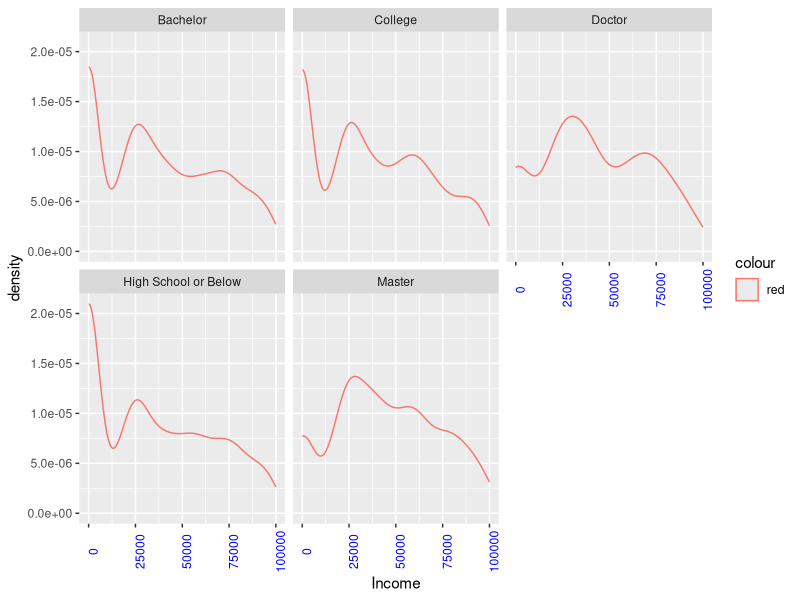
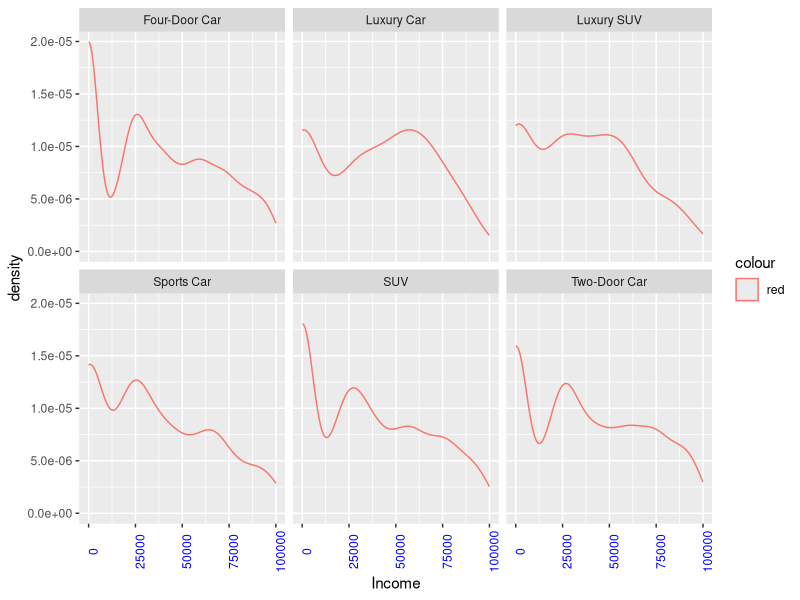
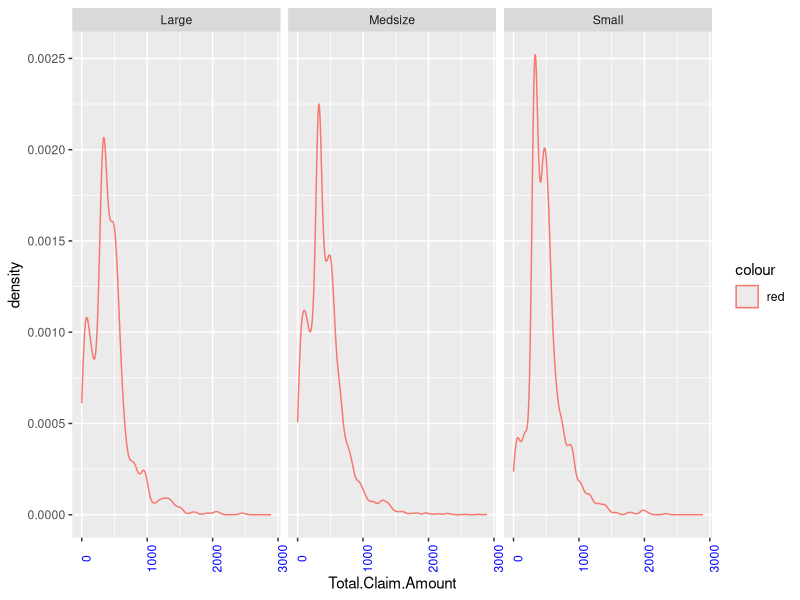
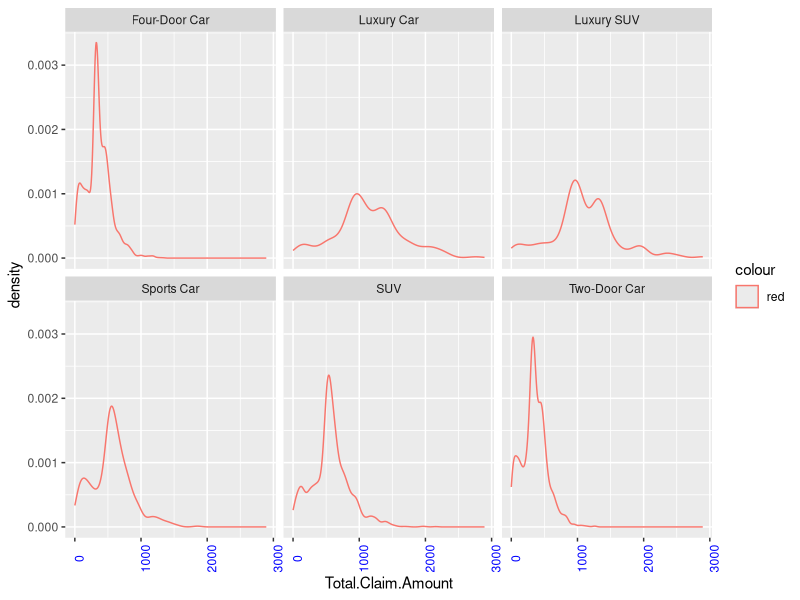
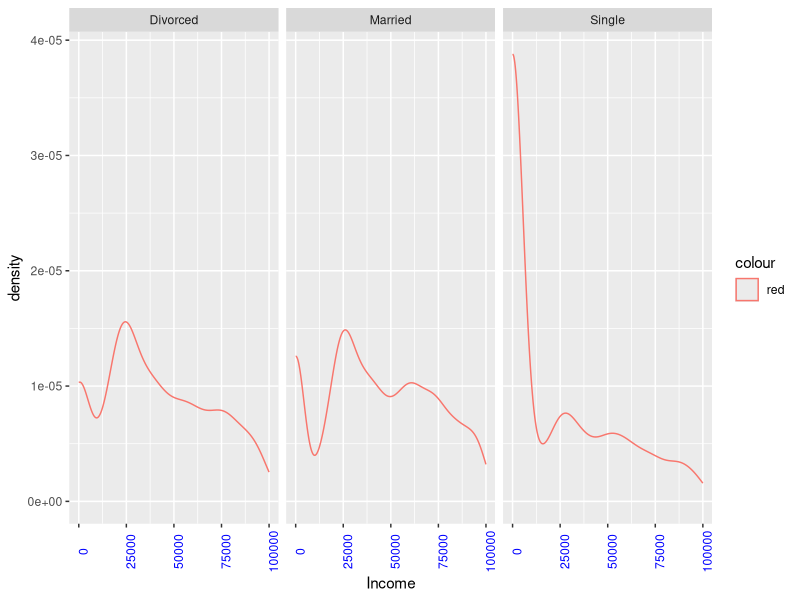

Recreate these plots in R, in order. (Note: this script raises an error after producing the figures.)
#################################################################################################################
############   PREDICTING CUSTOMER LIFETIME VALUE BY USING MACHINE LEARNING ALGORITHMS   ################
#################################################################################################################


# Required Library Packages and installation
# install.packages("magrittr") 
# install.packages("dplyr")
# install.packages('gglplot2')
# install.packages("MASS")
library(magrittr) 
library(dplyr) 
library(ggplot2)
library(MASS)

#Setting the Working Directory and Reading the Data
setwd("")
customerDataSet <- read.csv("Project_Modeled_Data.csv")
str(customerDataSet)
summary(customerDataSet)

#Choosing the Necessary Data Set ( Excluding the Customer ID ) 
miniDataSet <- customerDataSet[,2:23]
str(miniDataSet)
summary(miniDataSet)

#################################### Exploratory Data Analysis ########################################################

# DATA HAS BEEN CHECKED AND VALIDATED FOR ANY NULLS or MISSING VALUES 
# Checking for missing values
colSums(sapply(miniDataSet, is.na))

# Validing the Income Range. 35.8% of the population have more than $50,000 Income
# 35.822% of population are having more than 50,000 Income
sum((miniDataSet[, 'Income',] >= 50000)/ dim(miniDataSet)[1])*100 

# Plotting to Understand Income against Education
ggplot(data=miniDataSet,aes(Income, color= 'red')) +
  geom_density()  +
  facet_wrap(~Education) + 
  theme(axis.text.x = element_text(angle = 90, color = 'blue' ))

# Plotting to Understand Income against Vehicle Class  
ggplot(data=miniDataSet,aes(Income, color= 'red')) +
  geom_density()  +
  facet_wrap(~Vehicle.Class) + 
  theme(axis.text.x = element_text(angle = 90, color = 'blue' ))

# Plotting to Understand Total Claim Amount against Vehicle Size
ggplot(data=miniDataSet,aes(Total.Claim.Amount, color= 'red')) +
  geom_density()  +
  facet_wrap(~Vehicle.Size) + 
  theme(axis.text.x = element_text(angle = 90, color = 'blue' ))

# Plotting to Understand Total Claim Amount against Vehicle Class
ggplot(data=miniDataSet,aes(Total.Claim.Amount, color= 'red')) +
  geom_density()  +
  facet_wrap(~Vehicle.Class) + 
  theme(axis.text.x = element_text(angle = 90, color = 'blue' ))

ggplot(data=miniDataSet,aes(Income, color= 'red')) +
  geom_density()  +
  facet_wrap(~Marital.Status) + 
  theme(axis.text.x = element_text(angle = 90, color = 'blue' ))

miniDataSet %>% select(State, Income) %>% ggplot(aes(factor(State), Income)) + 
  geom_boxplot() + theme(axis.text.x = element_text(angle = 90, hjust =1)) + xlab('State')

miniDataSet %>% select(Coverage, Income) %>% ggplot(aes(factor(Coverage), Income)) + 
  geom_boxplot() + theme(axis.text.x = element_text(angle = 90, hjust =1)) + xlab('Coverage')

miniDataSet %>% select(Education, Income) %>% ggplot(aes(factor(Education), Income)) + 
  geom_boxplot() + theme(axis.text.x = element_text(angle = 90, hjust =1)) + xlab('Education')

miniDataSet %>% select(Education, Customer.Lifetime.Value) %>% ggplot(aes(factor(Education), Customer.Lifetime.Value)) + 
  geom_boxplot() + theme(axis.text.x = element_text(angle = 90, hjust =1)) + xlab('Education')

miniDataSet %>% select(Coverage, Customer.Lifetime.Value) %>% ggplot(aes(factor(Coverage), Customer.Lifetime.Value)) + 
  geom_boxplot() + theme(axis.text.x = element_text(angle = 90, hjust =1)) + xlab('Coverage')

miniDataSet %>% select(Vehicle.Class, Customer.Lifetime.Value) %>% ggplot(aes(factor(Vehicle.Class), Customer.Lifetime.Value)) + 
  geom_boxplot() + theme(axis.text.x = element_text(angle = 90, hjust =1)) + xlab('Vehicle.Class')

miniDataSet %>% select(State, Total.Claim.Amount) %>% ggplot(aes(factor(State), Total.Claim.Amount)) + 
  geom_boxplot() + theme(axis.text.x = element_text(angle = 90, hjust =1)) + xlab('State')

miniDataSet %>% select(State, Customer.Lifetime.Value) %>% ggplot(aes(factor(State), Customer.Lifetime.Value)) + 
  geom_boxplot() + theme(axis.text.x = element_text(angle = 90, hjust =1)) + xlab('State')

miniDataSet %>% select(State, Monthly.Premium.Auto) %>% ggplot(aes(factor(State), Monthly.Premium.Auto)) + 
  geom_boxplot() + theme(axis.text.x = element_text(angle = 90, hjust =1)) + xlab('State')

miniDataSet %>% select(Vehicle.Size, Coverage, Income) %>% filter(Vehicle.Size == c('Medsize', 'Large', 'Small')) %>% 
  arrange(Coverage) %>% group_by(Vehicle.Size, Coverage) %>% summarize(Count = n()) %>% ggplot(aes(Coverage, Count)) + 
  geom_bar(aes(fill = Vehicle.Size), position = 'dodge', stat = 'identity') + 
  theme_classic() +theme(axis.text.x = element_text(angle = 90, hjust =1))

miniDataSet %>% select(Vehicle.Class, Coverage, Customer.Lifetime.Value) %>% filter(Vehicle.Class == c('Two-Door Car','Four-Door Car','SUV','Luxury SUV','Luxury Car','Sports Car')) %>% 
  arrange(Coverage) %>% group_by(Vehicle.Class, Coverage) %>% summarize(Count = n()) %>% ggplot(aes(Coverage, Count)) + 
  geom_bar(aes(fill = Vehicle.Class), position = 'dodge', stat = 'identity') + 
  theme_classic() +theme(axis.text.x = element_text(angle = 90, hjust =1))

## Before Managing Outlier
boxplot(miniDataSet$Customer.Lifetime.Value, data = miniDataSet , xlab = "Customer LifeTime Value")

ggplot(miniDataSet, aes(x=Customer.Lifetime.Value)) + geom_histogram(bins = 20, col = 'blue') + theme_classic()
ggplot(miniDataSet, aes(x=Income)) + geom_histogram(bins = 30, col = 'white') + theme_classic()
ggplot(miniDataSet, aes(x=Monthly.Premium.Auto)) + geom_histogram(bins = 30, col = 'white') + theme_classic()
ggplot(miniDataSet, aes(x=Months.Since.Policy.Inception)) + geom_histogram(bins = 30, col = 'green') + theme_classic()


################################### DATA PREPROCESSING   #################################################################

############  MANAGING OUTLIERS  ######################

OutlierManagement <- function(x){
  quantiles <- quantile( x, c(.00, .97 ) )
  x[ x < quantiles[1] ] <- quantiles[1]
  x[ x > quantiles[2] ] <- quantiles[2]
  x
}
miniDataSet$Customer.Lifetime.Value <- OutlierManagement(miniDataSet$Customer.Lifetime.Value)
#write.csv(customerDataSet$Customer.Lifetime.Value, "outliers1.csv")
# min(miniDataSet$Customer.Lifetime.Value) - 1898.008
# max(miniDataSet$Customer.Lifetime.Value) - 26199.54

## After Managing Outlier
boxplot(miniDataSet$Customer.Lifetime.Value, data = miniDataSet , xlab = "Customer LifeTime Value")


############ Factoring the Data ######################

# miniDataSet$State = as.factor(miniDataSet$State)
# miniDataSet$Gender = as.factor(miniDataSet$Gender)
# miniDataSet$Vehicle.Size = as.factor(miniDataSet$Vehicle.Size)
# miniDataSet$Policy = as.factor(miniDataSet$Policy)
# miniDataSet$Coverage = as.factor(miniDataSet$Coverage)
# miniDataSet$EmploymentStatus = as.factor(miniDataSet$EmploymentStatus)
# miniDataSet$Response = as.factor(miniDataSet$Response)
# miniDataSet$Education = as.factor(miniDataSet$Education)
# miniDataSet$Location.Code = as.factor(miniDataSet$Location.Code)
# miniDataSet$Marital.Status = as.factor(miniDataSet$Marital.Status)
# miniDataSet$Policy.Type = as.factor(miniDataSet$Policy.Type)
# miniDataSet$Renew.Offer.Type = as.factor(miniDataSet$Renew.Offer.Type)
# miniDataSet$Sales.Channel = as.factor(miniDataSet$Sales.Channel)
# miniDataSet$Vehicle.Class =as.factor(miniDataSet$Vehicle.Class)
str(miniDataSet)


miniDataSet$State = factor(miniDataSet$State,
                           levels = c('Washington','Arizona','Nevada','Oregon','California'),
                           labels = c(1, 2, 3, 4, 5))

miniDataSet$Gender = factor(miniDataSet$Gender,
                            levels = c('M', 'F'),
                            labels = c(1,2))

miniDataSet$Vehicle.Size = factor(miniDataSet$Vehicle.Size,
                                  levels = c('Large','Medsize','Small'),
                                  labels = c(1,2,3))

miniDataSet$Policy = factor(miniDataSet$Policy,
                            levels = c('Corporate L1','Corporate L2','Corporate L3','Personal L1','Personal L2' ,'Personal L3', 'Special L1', 'Special L2', 'Special L3'),
                            labels = c(1,2,3,4,5,6,7,8,9))

miniDataSet$Coverage = factor(miniDataSet$Coverage,
                              levels = c('Basic','Extended','Premium'),
                              labels = c(1,2,3))

miniDataSet$EmploymentStatus = factor(miniDataSet$EmploymentStatus, 
                                      levels = c('Employed','Unemployed','Disabled','Medical Leave','Retired'),
                                      labels = c(1,2,3,4,5))

miniDataSet$Response = factor(miniDataSet$Response,
                              levels = c('No','Yes'),
                              labels = c(1,2))

miniDataSet$Education = factor(miniDataSet$Education,
                               levels = c('High School or Below', 'Bachelor','College', 'Master', 'Doctor' ),
                               labels = c(1,2,3,4,5))

miniDataSet$Location.Code = factor(miniDataSet$Location.Code,
                                   levels = c('Rural', 'Suburban', 'Urban'),
                                   labels = c(1,2,3))

miniDataSet$Marital.Status = factor(miniDataSet$Marital.Status,
                                    levels = c('Single','Married','Divorced'),
                                    labels = c(1,2,3))

miniDataSet$Policy.Type = factor(miniDataSet$Policy.Type,
                                 levels = c('Corporate Auto', 'Personal Auto', 'Special Auto'),
                                 labels = c(1,2,3))

miniDataSet$Renew.Offer.Type = factor(miniDataSet$Renew.Offer.Type,
                                      levels = c('Offer1','Offer2','Offer3','Offer4'),
                                      labels = c(1,2,3,4))

miniDataSet$Sales.Channel = factor(miniDataSet$Sales.Channel,
                                   levels = c('Agent', 'Call Center', 'Branch','Web'),
                                   labels = c(1,2,3,4))

miniDataSet$Vehicle.Class = factor(miniDataSet$Vehicle.Class,
                                   levels = c('Two-Door Car','Four-Door Car','SUV','Luxury Car','Luxury SUV', 'Sports Car'),
                                   labels = c(1,2,3,4,5,6))

############  Splitting the Dataset into trainingData  and testData ###########################

library(caTools)
set.seed(101)
split = sample.split(miniDataSet$Customer.Lifetime.Value, SplitRatio = 0.75)
trainingData = subset(miniDataSet, split == TRUE)
testData = subset(miniDataSet, split == FALSE )


############################## Random Forest Model ##############################################

library(randomForest)
library(caret)

# After multiple retries, reducing the number of trees to 20 and mtry = 5
randomforestfitting <- randomForest(Customer.Lifetime.Value ~ ., trainingData, ntree = 20, mtry = 5)
summary(randomforestfitting)

# Predicting Training data with all variables.
randomforestpredictionfulltrain <- predict(randomforestfitting, newdata = trainingData)

# Checking R Sqaured value 
R2 <- 1- (sum((trainingData$Customer.Lifetime.Value-randomforestpredictionfulltrain)^2) / sum((trainingData$Customer.Lifetime.Value - mean(trainingData$Customer.Lifetime.Value))^2))
print(R2 * 100) # 91.6743 %

#Checking RMSE
caret::RMSE(randomforestpredictionfulltrain, trainingData$Customer.Lifetime.Value) # RMSE : 1996.349

# Checking / Validating Variable Importance
varImp = importance(randomforestfitting)
varImpPlot(randomforestfitting)


#Fitting the model using only the Important Variables.
randomforestfittingwithimp <- randomForest(Customer.Lifetime.Value ~ Number.of.Policies + Monthly.Premium.Auto + 
                                             Vehicle.Class + Total.Claim.Amount + Months.Since.Last.Claim + Months.Since.Policy.Inception +
                                             Income + Policy + State + Education + Sales.Channel, trainingData, ntree = 20, mtry = 5
)

# Predicting on Train Data
randomForestpredictionTrain <- predict(randomforestfittingwithimp, newdata = trainingData)
summary(randomForestpredictionTrain)

# Checking R Sqaured value 
R2 <- 1- (sum((trainingData$Customer.Lifetime.Value-randomForestpredictionTrain)^2) / sum((trainingData$Customer.Lifetime.Value - mean(trainingData$Customer.Lifetime.Value))^2))
print(R2 * 100) # R Squared Value :- 92.83247 %


# Predicting for Test Data
randomForestpredictionTest <- predict(randomforestfittingwithimp, newdata =  testData)
summary(randomForestpredictionTest)

#Calculating R Squared for Test data
R2 <- 1- (sum((testData$Customer.Lifetime.Value-randomForestpredictionTest)^2) / sum((testData$Customer.Lifetime.Value - mean(testData$Customer.Lifetime.Value))^2))
print(R2 * 100) # R Squared Value : 71.52612

testData$predictedvalues <- randomForestpredictionTest
write.csv(testData, 'RandomForestpredictedvalues.csv')

# plotting Actual v/s Predicted Values for Training Data Set
ggplot(trainingData, aes(trainingData$Customer.Lifetime.Value, randomForestpredictionTrain, color = 'red')) +
  geom_point(color = 'red') + geom_abline(color = 'blue') + 
  ggtitle('Plotting Predicted Customer Lifetime Values') +
  xlab('Actual Values') + ylab('Predicted values')

# plotting Actual v/s Predicted Values for Test Data Set
ggplot(testData, aes(testData$Customer.Lifetime.Value, randomForestpredictionTest, color = 'red')) +
  geom_point(color = 'red') + geom_abline(color = 'blue') + 
  ggtitle('Plotting Predicted Customer Lifetime Values') +
  xlab('Actual Values') + ylab('Predicted values')
